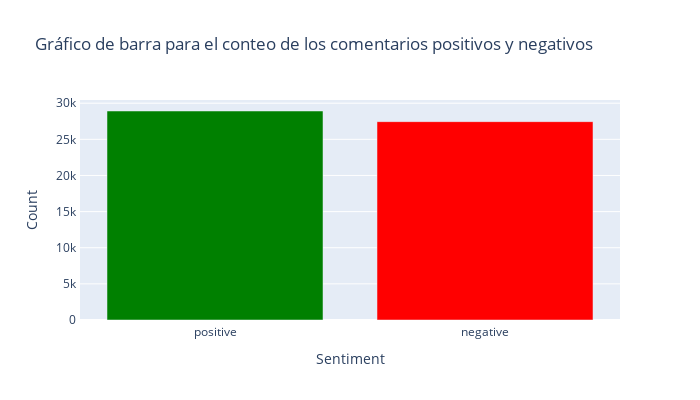

Write notebook code for a chart like this one.
### Markdown cell above
En este dataframe tratamos de capturar los datos que necesitamos puesto que contiene comantarios neutros, y la mayoría de nuestra información es acerca de los comentarios positivos o negativos

### Code cell
sentiment_count_fil = data_all_reviews.review_rate.value_counts()

colors = {'positive': 'green', 'negative': 'red'}
fig = go.Figure(
    data= [go.Bar(y=sentiment_count_fil.values, x=sentiment_count_fil.index, marker=dict(color=[colors[s] for s in sentiment_count_fil.index]))],
)
fig.update_layout(title='Gráfico de barra para el conteo de los comentarios positivos y negativos',
                  width=700, 
                  height=400,
                xaxis=dict(title='Sentiment', linewidth=2), 
                yaxis=dict(title='Count',  linewidth=2),)

fig.show()

### Figure 1 — Plotly figure (JSON) as saved in the notebook; plotly's stock layout.template omitted (floating-point values rounded to 4 significant figures)
{"data": [{"marker": {"color": ["green", "red"]}, "type": "bar", "x": ["positive", "negative"], "y": [28920, 27447]}], "layout": {"height": 400, "title": {"text": "Gráfico de barra para el conteo de los comentarios positivos y negativos"}, "width": 700, "xaxis": {"linewidth": 2, "title": {"text": "Sentiment"}}, "yaxis": {"linewidth": 2, "title": {"text": "Count"}}}}
